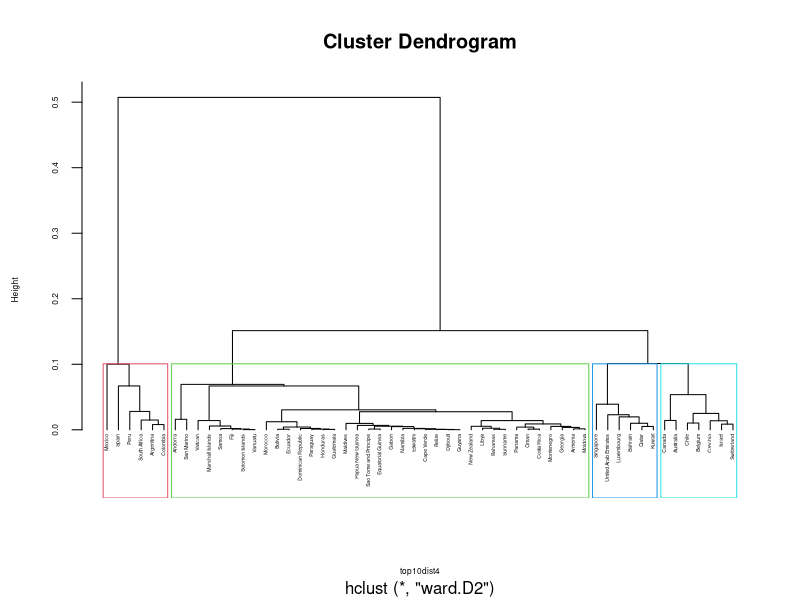

This chart was generated by the following R code: (Note: this script raises an error after producing the figure.)
### PROJECT 1 Covid19 - Statistics
# @authors: Ànnia, Rebecca, Rocío, Victor.



###################################################################
############ READING DATA FROM EXCEL/CSV COVID + EXTRA ############
###################################################################

install.packages("readr") 
install.packages("tidyverse")
library(readr)
library(tidyverse)


#setwd("~/AMAZON") !!!! Rebecca
top10 <- read.csv("B-top10Data.csv") # S3 !!!! Rebecca
top10 <- subset(top10, select = -c(X))
head(top10)   # mostrar 10 1es files cada colm
names(top10)  # mostrar nom colm

library(lubridate)
top10$date <- as.Date(top10$date, format="%Y-%m-%d")
#hist(top10$date, breaks=4)

#top10cluster - agrupem per location, code and continent & treiem na's fent la mitjana
top10clusterAll <- top10 %>%
  group_by(code, location, continent) %>%  # si date es posa aquí, apareix cada país per cada dia
  summarise(date = first(date),
            m_tcpm = mean(total_cases_per_million, na.rm = TRUE),   # si date es posa a summarise, apareix 1 país x 1 dia (agafa el 23 gen20)
            total_cases = mean(total_cases, na.rm = TRUE),
            new_cases = mean(new_cases, na.rm = TRUE),
            reproduction_rate = mean(reproduction_rate, na.rm = TRUE),
            total_deaths = mean(total_deaths, na.rm = TRUE),
            total_deaths_per_million = mean(total_deaths_per_million, na.rm = TRUE),
            new_deaths = mean(new_deaths, na.rm = TRUE),
            hospital_beds_per_thousand = mean(hospital_beds_per_thousand, na.rm = TRUE),
            total_tests = mean(total_tests, na.rm = TRUE),
            total_tests_per_thousand = mean(total_tests_per_thousand, na.rm = TRUE),
            population = first(population),
            population_density = first(population_density),
            median_age = first(median_age),
            gdp_per_capita = first(gdp_per_capita),
            obesity = first(obesity),
            cardiovascular_deaths = mean(cardiovascular_deaths, na.rm = TRUE),
            pulmonary_deaths = mean(pulmonary_deaths, na.rm = TRUE),
            diabetes_deaths = mean(diabetes_deaths, na.rm = TRUE),
            cancer_deaths = mean(cancer_deaths, na.rm = TRUE),
            #temp = mean(AverageTemperature, na.rm = TRUE),
            corruption = first(corruption),
            gov = first(gov),
            healthSecurity = first(healthSecurity)) %>%
  arrange(desc(m_tcpm))



# Transform na & nan to 0 or "no data"
top10clusterAll$obesity[is.na(top10clusterAll$obesity)] <- 0
top10clusterAll$population_density[is.na(top10clusterAll$population_density)] <- 0
top10clusterAll$median_age[is.na(top10clusterAll$median_age)] <- 0
top10clusterAll$gdp_per_capita[is.na(top10clusterAll$gdp_per_capita)] <- 0
top10clusterAll$corruption[is.na(top10clusterAll$corruption)] <- "no data"
top10clusterAll$gov[is.na(top10clusterAll$gov)] <- "no data"
top10clusterAll$healthSecurity[is.na(top10clusterAll$healthSecurity)] <- "no data"
top10clusterAll$reproduction_rate[is.nan(top10clusterAll$reproduction_rate)] <- 0
top10clusterAll$total_deaths[is.nan(top10clusterAll$total_deaths)] <- 0
top10clusterAll$total_deaths_per_million[is.nan(top10clusterAll$total_deaths_per_million)] <- 0
top10clusterAll$hospital_beds_per_thousand[is.nan(top10clusterAll$hospital_beds_per_thousand)] <- 0
top10clusterAll$total_tests_per_thousand[is.nan(top10clusterAll$total_tests_per_thousand)] <- 0
top10clusterAll$total_tests[is.nan(top10clusterAll$total_tests)] <- 0
top10clusterAll$new_deaths[is.nan(top10clusterAll$new_deaths)] <- 0
top10clusterAll$cardiovascular_deaths[is.nan(top10clusterAll$cardiovascular_deaths)] <- 0
top10clusterAll$pulmonary_deaths[is.nan(top10clusterAll$pulmonary_deaths)] <- 0
top10clusterAll$diabetes_deaths[is.nan(top10clusterAll$diabetes_deaths)] <- 0
top10clusterAll$cancer_deaths[is.nan(top10clusterAll$cancer_deaths)] <- 0
#top10clusterAll$temp[is.na(top10clusterAll$temp)] <- 0

# Comprovem que no hi ha na's
apply(
  is.na
  (top10clusterAll), 2, mean)
  
str(top10clusterAll) # x veure tipus dada. x clust: caràcters han ser factors 
top10clusterAll$location <- as.factor(top10clusterAll$location)
class(top10clusterAll$location)
top10clusterAll$continent <- as.factor(top10clusterAll$continent)
class(top10clusterAll$continent)
top10clusterAll$code <- as.factor(top10clusterAll$code)
class(top10clusterAll$code)
top10clusterAll$gov <- as.factor(top10clusterAll$gov)
class(top10clusterAll$gov)
top10clusterAll$corruption <- as.factor(top10clusterAll$corruption)
class(top10clusterAll$corruption)
top10clusterAll$healthSecurity <- as.factor(top10clusterAll$healthSecurity)
class(top10clusterAll$healthSecurity)
library(lubridate)
top10clusterAll$date <- as.Date(top10clusterAll$date, format="%Y-%m-%d")
class(top10clusterAll$date)



###################################################################
############        GENERAMOS LOS CLUSTERS            ############
###################################################################

# Quitamos United States y Brazil, pq las analizaremos en un grupo diferente
# Lo explicamos en el informe
top10cluster <-top10clusterAll[-c(13), ]
top10cluster <-top10cluster[-c(15),]

library(cluster)
str(top10cluster)
top10Matrix4 <- daisy(top10cluster[,c(5:23)], metric = "gower", stand=TRUE)
top10dist4 <- top10Matrix4^2
h4 <- hclust(top10dist4, method="ward.D2")
plot(h4, labels = top10cluster$location, hang = -1, cex = 0.3, cex.axis=0.5, cex.lab=0.5)

cluster4 <- cutree(h4, k=4)
table(cluster4)
rect.hclust(h4, k=4, border=2:5)

cluster <- cluster4
#View(cluster)

# Ajuntem la columna cluster al data frame top10cluster
top10cluster <- cbind(top10cluster, cluster)
top10cluster <- rename(top10cluster, cluster = "...27")
names(top10cluster)



###################################################################
############        PROFILING + KRUSKAL MODEL          ############
###################################################################

## Look at script -> "script R extra" -> "2_profiling_OK.R"
## Lo ponemos en otro script porque no es necesario que el pipeline ejecute ese código.



######################################################
############    SAVING CLUSTERS IN DF's   ############
######################################################

## Lineal Model by Top 10 - Cluster groups ##
## We have selected the cluster by countries on date 03-01-2021

# Cluster g1 (6)   -> Qatar, Bahrain, Luxembourg, Kuwait, United Arab Emirates,Singapore
# Cluster g2 (37)  -> San Marino, Andorra, Vatican, Panama, Montenegro, Armenia, Oman, Maldives, Moldova, 
#                     Costa Rica, Cape Verde, Georgia, Bahamas, Bolivia, Dominican Republic, Ecuador, Belize, Honduras, Morocco,             
#                     Suriname, Djibouti, Libya, Paraguay, Sao Tome and Principe, Guatemala, Eswatini, Gabon, Namibia, Guyana, 
#                     Equatorial Guinea, New Zealand, Marshall Islands, Papua New Guinea, Fiji, Solomon Islands, Samoa, Vanuatu
# Cluster g3 (7)   -> Chile, Israel, Belgium, Czechia, Switzerland, Canada, Australia
# Cluster g4 (6)   -> Mexico, Spain, Colombia, Peru, South Africa, Argentina
# Cluster g5 (2)   -> United States, Brazil



# Cluster g1
c_g1 <- top10 %>% 
  filter(location %in% c("Qatar", "Bahrain", "Luxembourg", "Kuwait", "United Arab Emirates","Singapore"))
table(c_g1$location)

c_g1_mean <- top10cluster %>% 
  filter(location %in% c("Qatar", "Bahrain", "Luxembourg", "Kuwait", "United Arab Emirates","Singapore"))

# Cluster g2
c_g2 <- top10 %>% 
  filter(location %in% c("Panama", "Montenegro", "Armenia", "Oman", "Maldives","Morocco", "Moldova", "Costa Rica", "Cape Verde", "Georgia", "Bahamas", "Bolivia", "Dominican Republic", "Ecuador", "Belize", "Honduras", "Suriname", "Djibouti", "Libya", "Paraguay", "Sao Tome and Principe", "Guatemala", "Eswatini", "Gabon", "Namibia", "Guyana",  "Equatorial Guinea", "New Zealand", "Marshall Islands", "Papua New Guinea","Fiji", "Solomon Islands", "Samoa", "Vanuatu"))
table(c_g2$location)

c_g2_mean <- top10cluster %>% 
  filter(location %in% c("Panama", "Montenegro", "Armenia", "Oman", "Maldives","Morocco", "Moldova", "Costa Rica", "Cape Verde", "Georgia", "Bahamas", "Bolivia", "Dominican Republic", "Ecuador", "Belize", "Honduras", "Suriname", "Djibouti", "Libya", "Paraguay", "Sao Tome and Principe", "Guatemala", "Eswatini", "Gabon", "Namibia", "Guyana",  "Equatorial Guinea", "New Zealand", "Marshall Islands", "Papua New Guinea","Fiji", "Solomon Islands", "Samoa", "Vanuatu"))

# Cluster g3
c_g3 <- top10 %>% 
  filter(location %in% c("Chile", "Israel", "Belgium", "Czechia", "Switzerland", "Canada","Australia"))
table(c_g3$location)

c_g3_mean <- top10cluster %>% 
  filter(location %in% c("Chile", "Israel", "Belgium", "Czechia", "Switzerland", "Canada","Australia"))

# Cluster g4
c_g4 <- top10 %>% 
  filter(location %in% c("Peru", "Spain", "Argentina", "Colombia", "South Africa", "Mexico"))
table(c_g4$location)

c_g4_mean <- top10cluster %>% 
  filter(location %in% c("Peru", "Spain", "Argentina", "Colombia", "South Africa", "Mexico"))

# Cluster g5
c_g5 <- top10 %>% 
  filter(location %in% c("United States", "Brazil"))
table(c_g5$location)

c_g5_mean <- top10clusterAll %>% 
  filter(location %in% c("United States", "Brazil"))




################################################################
############    MATRIX CORRELATION CLUSTER GROUPS   ############
################################################################

# We will see here what are more significant correlation variables, for each group cluster

#install.packages("PerformanceAnalytics")
#install.packages("corrplot")
#library(corrplot)
#library(PerformanceAnalytics)

# Cluster g1 - Matrix correlation -> variables temporales
#chart.Correlation(c_g1[,c(5:11,13,14)], histogram = FALSE, method = "pearson")

# Cluster g1 - Matrix correlation -> variables NO temporales (lo hacemos con la media)
#chart.Correlation(c_g1_mean[,c(5:23)], histogram = FALSE, method = "pearson")

# Cluster g2 - Matrix correlation -> variables temporales
#chart.Correlation(c_g2[,c(5:11,13,14)], histogram = FALSE, method = "pearson")

# Cluster g2 - Matrix correlation -> variables NO temporales (lo hacemos con la media)
#chart.Correlation(c_g2_mean[,c(5:23)], histogram = FALSE, method = "pearson")

# Cluster g3 - Matrix correlation -> variables temporales
#chart.Correlation(c_g3[,c(5:11,13,14)], histogram = FALSE, method = "pearson")

# Cluster g3 - Matrix correlation -> variables NO temporales (lo hacemos con la media)
#chart.Correlation(c_g3_mean[,c(5:23)], histogram = FALSE, method = "pearson")

# Cluster g4 - Matrix correlation -> variables temporales
#chart.Correlation(c_g4[,c(5:11,13,14)], histogram = FALSE, method = "pearson")

# Cluster g4 - Matrix correlation -> variables NO temporales (lo hacemos con la media)
#chart.Correlation(c_g4_mean[,c(5:23)], histogram = FALSE, method = "pearson")

# Cluster g5 - Matrix correlation -> variables temporales
#chart.Correlation(c_g5[,c(5:11,13,14)], histogram = FALSE, method = "pearson")
                  
# Cluster g5 - Matrix correlation -> variables NO temporales (lo hacemos con la media)
# We can't do the correlation because we only have 2 countries


# Cluster g1 - Significancia categóricas
# g1_aov <- aov(m_tcpm ~ corruption, data = c_g1_mean) 
# g1_aov <- aov(total_cases ~ corruption, data = c_g1_mean) 
# g1_aov <- aov(new_cases ~ corruption, data = c_g1_mean) 
# g1_aov <- aov(total_deaths ~ corruption, data = c_g1_mean) 
# g1_aov <- aov(total_deaths_per_million ~ corruption, data = c_g1_mean) 
# g1_aov <- aov(total_tests ~ corruption, data = c_g1_mean) 
# g1_aov <- aov(total_tests_per_thousand ~ corruption, data = c_g1_mean) 
# g1_aov <- aov(population ~ corruption, data = c_g1_mean) 
# g1_aov <- aov(cardiovascular_deaths ~ corruption, data = c_g1_mean) 
# g1_aov <- aov(pulmonary_deaths ~ corruption, data = c_g1_mean)
# g1_aov <- aov(diabetes_deaths ~ corruption, data = c_g1_mean) 
# summary(g1_aov)


# Para 'healthSecurity' como solo tiene 1 level, no se pueden aplicar ni Anova, ni Ttest
# y hemos decidido que sea SIGNIFICATIVA pq todos los valores del cluster tienen el mismo valor




#################################################################
############   CLUSTER 1 - LINIAL MODEL PREDICTION   ############
#################################################################

# Seleccionamos las categóricas que nos dieron resultados más significativos 
lm_c_g1 <- lm(new_cases ~ total_cases + total_cases_per_million + total_deaths + 
                total_deaths_per_million + total_tests_per_thousand + total_tests + new_deaths + 
                population + cardiovascular_deaths + pulmonary_deaths + diabetes_deaths + date, c_g1)
summary(lm_c_g1)


# Cogemos los datos del cluster g1, para la fecha más actual del dataframe
# Duda: ¿Está bien coger sólo 1 día o tendríamos que haber cogido más para hacer la predicción?
g1_pred_subset <- subset(c_g1, date == max(c_g1$date))

# Hacemos la media de las variables para tener los datos medios del cluster
g1_mean_tc <- mean(g1_pred_subset$total_cases, na.rm = TRUE)
g1_mean_tcpm <- mean(g1_pred_subset$total_cases_per_million, na.rm = TRUE)
g1_mean_td <- mean(g1_pred_subset$total_deaths,na.rm = TRUE)
g1_mean_tdpm <- mean(g1_pred_subset$total_deaths_per_million, na.rm = TRUE)
g1_mean_ttpt <- mean(g1_pred_subset$total_tests_per_thousand, na.rm = TRUE)
g1_mean_tt <- mean(g1_pred_subset$total_tests, na.rm = TRUE)
g1_mean_nd <- mean(g1_pred_subset$new_deaths, na.rm = TRUE)
g1_mean_p <- mean(g1_pred_subset$population, na.rm = TRUE)
g1_mean_cd <- mean(g1_pred_subset$cardiovascular_deaths, na.rm = TRUE)
g1_mean_pd <- mean(g1_pred_subset$pulmonary_deaths, na.rm = TRUE)
g1_mean_dd <- mean(g1_pred_subset$diabetes_deaths, na.rm = TRUE)

today <- Sys.Date()-1

# mean_tc_c1 
g1_df_pred <- data.frame(date=c(today),
                         total_cases=c(g1_mean_tc),
                         total_cases_per_million=c(g1_mean_tcpm),
                         total_deaths=c(g1_mean_td),
                         total_deaths_per_million=c(g1_mean_tdpm),
                         total_tests_per_thousand=c(g1_mean_ttpt),
                         total_tests=c(g1_mean_tt),
                         new_deaths=c(g1_mean_nd),
                         population=c(g1_mean_p),
                         cardiovascular_deaths=c(g1_mean_cd),
                         pulmonary_deaths=c(g1_mean_pd),
                         diabetes_deaths=c(g1_mean_dd))


# hacemos prediccion
g1_pred_new_cases <- predict(object=lm_c_g1, newdata=g1_df_pred)

# creamos df con la prediccion y fecha actual
g1_pred_df_result <- data.frame(date=g1_df_pred$date,g1_pred_new_cases)

# Leemos las predicciones anteriores...
g1_pred_df_final <- read.csv("C-top10Cluster1Pred.csv")  # S3 !!!! Rebecca
g1_pred_df_final$date <- as.Date(g1_pred_df_final$date, format="%Y-%m-%d")
g1_pred_df_final <- subset(g1_pred_df_final, select = -c(X))

# creamos un df con las predicciones anteriores + actual
g1_pred_df_final <- rbind(g1_pred_df_final,g1_pred_df_result)

# Export predictions for each cluster
write.csv(g1_pred_df_final, file = "C-top10Cluster1Pred.csv")  # S3 !!!! Rebecca



#################################################################
############   CLUSTER 2 - LINIAL MODEL PREDICTION   ############
#################################################################


# Cogemos los datos del cluster g1, para la fecha más actual del dataframe
# Duda: ¿Está bien coger sólo 1 día o tendríamos que haber cogido más para hacer la predicción?
g2_pred_subset <- subset(c_g2, date == max(c_g2$date))

# Hacemos la media de las variables para tener los datos medios del cluster
# eliminamos total_tests_per_thousand y total_tests de la prediccion porque en este cluster hay demasiados NA's
g2_mean_tc <- mean(g2_pred_subset$total_cases, na.rm = TRUE, nan.rm = TRUE)
g2_mean_tcpm <- mean(g2_pred_subset$total_cases_per_million, na.rm = TRUE, nan.rm = TRUE)
g2_mean_td <- mean(g2_pred_subset$total_deaths, na.rm = TRUE, nan.rm = TRUE)
g2_mean_tdpm <- mean(g2_pred_subset$total_deaths_per_million, na.rm = TRUE, nan.rm = TRUE)
#g2_mean_ttpt <- mean(g2_pred_subset$total_tests_per_thousand, na.rm = TRUE, nan.rm = TRUE)
#g2_mean_tt <- mean(g2_pred_subset$total_tests, na.rm = TRUE, nan.rm = TRUE)
g2_mean_nd <- mean(g2_pred_subset$new_deaths, na.rm = TRUE, nan.rm = TRUE)
g2_mean_p <- mean(g2_pred_subset$population, na.rm = TRUE, nan.rm = TRUE)
g2_mean_pod <- mean(g2_pred_subset$population_density, na.rm = TRUE, nan.rm = TRUE)
g2_mean_ma <- mean(g2_pred_subset$median_age, na.rm = TRUE, nan.rm = TRUE)
g2_mean_cd <- mean(g2_pred_subset$cardiovascular_deaths, na.rm = TRUE, nan.rm = TRUE)
g2_mean_pd <- mean(g2_pred_subset$pulmonary_deaths, na.rm = TRUE, nan.rm = TRUE)
g2_mean_dd <- mean(g2_pred_subset$diabetes_deaths, na.rm = TRUE, nan.rm = TRUE)
g2_mean_cad <- mean(g2_pred_subset$cancer_deaths, na.rm = TRUE, nan.rm = TRUE)


today2 <- Sys.Date()-1

# mean_tc_g2 
g2_df_pred <- data.frame(date=c(today2),
                         total_cases=c(g2_mean_tc),
                         total_cases_per_million=c(g2_mean_tcpm),
                         total_deaths=c(g2_mean_td),
                         total_deaths_per_million=c(g2_mean_tdpm),
                         new_deaths=c(g2_mean_nd),
                         population=c(g2_mean_p),
                         population_density=c(g2_mean_pod),
                         median_age=c(g2_mean_ma),
                         cardiovascular_deaths=c(g2_mean_cd),
                         pulmonary_deaths=c(g2_mean_pd),
                         diabetes_deaths=c(g2_mean_dd),
                         cancer_deaths=c(g2_mean_cad))


# Seleccionamos las categóricas que nos dieron resultados más significativos 

lm_c_g2 <- lm(new_cases ~ total_cases + total_cases_per_million + total_deaths + 
                total_deaths_per_million + new_deaths + population + population_density + 
                median_age + cardiovascular_deaths + pulmonary_deaths + diabetes_deaths + cancer_deaths + date, c_g2)
summary(lm_c_g2)


# hacemos prediccion
g2_pred_new_cases <- predict(object=lm_c_g2, newdata=g2_df_pred)

# creamos df con la prediccion y fecha actual
g2_pred_df_result <- data.frame(date=g2_df_pred$date,g2_pred_new_cases)

# Leemos las predicciones anteriores...
g2_pred_df_final <- read.csv("C-top10Cluster2Pred.csv")  # S3 !!!! Rebecca
g2_pred_df_final$date <- as.Date(g2_pred_df_final$date, format="%Y-%m-%d")
g2_pred_df_final <- subset(g2_pred_df_final, select = -c(X))

# creamos un df con las predicciones anteriores + actual
g2_pred_df_final <- rbind(g2_pred_df_final,g2_pred_df_result)


# Export predictions for each cluster
write.csv(g2_pred_df_final, file = "C-top10Cluster2Pred.csv")  # S3 !!!! Rebecca


#################################################################
############   CLUSTER 3 - LINIAL MODEL PREDICTION   ############
#################################################################

lm_c_g3 <- lm(new_cases ~ total_cases + total_cases_per_million + total_deaths +
                total_deaths_per_million +  new_deaths + population + cardiovascular_deaths + 
                pulmonary_deaths + cancer_deaths + date, c_g3)
#summary(lm_c_g3)

# Cogemos los datos del cluster g3, para la fecha más actual del dataframe
# Duda: ¿Está bien coger sólo 1 día o tendríamos que haber cogido más para hacer la predicción?
g3_pred_subset <- subset(c_g3, date == max(c_g3$date))

# Hacemos la media de las variables para tener los datos medios del cluster
# eliminamos total_tests_per_thousand y total_tests de la prediccion porque en este cluster hay demasiados NA's
g3_mean_tc <- mean(g3_pred_subset$total_cases, na.rm = TRUE)
g3_mean_tcpm <- mean(g3_pred_subset$total_cases_per_million, na.rm = TRUE)
g3_mean_td <- mean(g3_pred_subset$total_deaths,na.rm = TRUE)
g3_mean_tdpm <- mean(g3_pred_subset$total_deaths_per_million, na.rm = TRUE)
#g3_mean_ttpt <- mean(g3_pred_subset$total_tests_per_thousand, na.rm = TRUE)
#g3_mean_tt <- mean(g3_pred_subset$total_tests, na.rm = TRUE)
g3_mean_nd <- mean(g3_pred_subset$new_deaths, na.rm = TRUE)
g3_mean_p <- mean(g3_pred_subset$population, na.rm = TRUE)
g3_mean_cd <- mean(g3_pred_subset$cardiovascular_deaths, na.rm = TRUE)
g3_mean_pd <- mean(g3_pred_subset$pulmonary_deaths, na.rm = TRUE)
g3_mean_cad <- mean(g3_pred_subset$cancer_deaths, na.rm = TRUE)

today3 <- Sys.Date()-1

# mean_tc_g3
g3_df_pred <- data.frame(date=c(today3),
                         total_cases=c(g3_mean_tc),
                         total_cases_per_million=c(g3_mean_tcpm),
                         total_deaths=c(g3_mean_td),
                         total_deaths_per_million=c(g3_mean_tdpm),
                         new_deaths=c(g3_mean_nd),
                         population=c(g3_mean_p),
                         cardiovascular_deaths=c(g3_mean_cd),
                         pulmonary_deaths=c(g3_mean_pd),
                         cancer_deaths=c(g3_mean_cad))

# eliminamos las columnas que la media da NA o nan
# g3_df_pred <- g3_df_pred[ , colSums(is.na(g3_df_pred)) == 0]

# hacemos prediccion
g3_pred_new_cases <- predict(object=lm_c_g3, newdata=g3_df_pred)

# creamos df con la prediccion y fecha actual
g3_pred_df_result <- data.frame(date=g3_df_pred$date,g3_pred_new_cases)

# Leemos las predicciones anteriores...
g3_pred_df_final <- read.csv("C-top10Cluster3Pred.csv")  # S3 !!!! Rebecca
g3_pred_df_final$date <- as.Date(g3_pred_df_final$date, format="%Y-%m-%d")
g3_pred_df_final <- subset(g3_pred_df_final, select = -c(X))

# creamos un df con las predicciones anteriores + actual
g3_pred_df_final <- rbind(g3_pred_df_final,g3_pred_df_result)

# Export predictions for each cluster
write.csv(g3_pred_df_final, file = "C-top10Cluster3Pred.csv")  # S3 !!!! Rebecca



#################################################################
############   CLUSTER 4 - LINIAL MODEL PREDICTION   ############
#################################################################

lm_c_g4 <- lm(new_cases ~ total_cases + total_cases_per_million + total_deaths +
                total_deaths_per_million + new_deaths +
                population + median_age + gdp_per_capita + cardiovascular_deaths + diabetes_deaths + date, c_g4)
#summary(lm_c_g4)

# Cogemos los datos del cluster g4, para la fecha más actual del dataframe
# Duda: ¿Está bien coger sólo 1 día o tendríamos que haber cogido más para hacer la predicción?
g4_pred_subset <- subset(c_g4, date == max(c_g4$date))

# Hacemos la media de las variables para tener los datos medios del cluster
# eliminamos total_tests_per_thousand y total_tests de la prediccion porque en este cluster hay demasiados NA's
g4_mean_tc <- mean(g4_pred_subset$total_cases, na.rm = TRUE)
g4_mean_tcpm <- mean(g4_pred_subset$total_cases_per_million, na.rm = TRUE)
g4_mean_td <- mean(g4_pred_subset$total_deaths,na.rm = TRUE)
g4_mean_tdpm <- mean(g4_pred_subset$total_deaths_per_million, na.rm = TRUE)
#g4_mean_ttpt <- mean(g4_pred_subset$total_tests_per_thousand, na.rm = TRUE)
#g4_mean_tt <- mean(g4_pred_subset$total_tests, na.rm = TRUE)
g4_mean_nd <- mean(g4_pred_subset$new_deaths, na.rm = TRUE)
g4_mean_p <- mean(g4_pred_subset$population, na.rm = TRUE)
g4_mean_ma <- mean(g4_pred_subset$median_age, na.rm = TRUE)
g4_mean_gdp <- mean(g4_pred_subset$gdp_per_capita, na.rm = TRUE)
g4_mean_cd <- mean(g4_pred_subset$cardiovascular_deaths, na.rm = TRUE)
g4_mean_dd <- mean(g4_pred_subset$diabetes_deaths, na.rm = TRUE)

today4 <- Sys.Date()-1

g4_df_pred <- data.frame(date=c(today4),
                         total_cases=c(g4_mean_tc),
                         total_cases_per_million=c(g4_mean_tcpm),
                         total_deaths=c(g4_mean_td),
                         total_deaths_per_million=c(g4_mean_tdpm),
                         new_deaths=c(g4_mean_nd),
                         population=c(g4_mean_p),
                         median_age=c(g4_mean_ma),
                         gdp_per_capita=c(g4_mean_gdp),
                         cardiovascular_deaths=c(g4_mean_cd),
                         diabetes_deaths=c(g4_mean_dd))


# hacemos prediccion
g4_pred_new_cases <- predict(object=lm_c_g4, newdata=g4_df_pred)

# creamos df con la prediccion y fecha actual
g4_pred_df_result <- data.frame(date=g4_df_pred$date,g4_pred_new_cases)

# Leemos las predicciones anteriores...
g4_pred_df_final <- read.csv("C-top10Cluster4Pred.csv")   # S3 !!!! Rebecca
g4_pred_df_final$date <- as.Date(g4_pred_df_final$date, format="%Y-%m-%d")
g4_pred_df_final <- subset(g4_pred_df_final, select = -c(X))

# creamos un df con las predicciones anteriores + actual
g4_pred_df_final <- rbind(g4_pred_df_final,g4_pred_df_result)

# Export predictions for each cluster
write.csv(g4_pred_df_final, file = "C-top10Cluster4Pred.csv")  # S3 !!!! Rebecca


#################################################################
############   CLUSTER 5 - LINIAL MODEL PREDICTION   ############
#################################################################

lm_c_g5 <- lm(new_cases ~ total_cases + total_cases_per_million + total_deaths +
                total_deaths_per_million + new_deaths +
                population + cardiovascular_deaths + pulmonary_deaths + diabetes_deaths + date, c_g5)
#summary(lm_c_g5)

# Cogemos los datos del cluster g5, para la fecha más actual del dataframe
# Duda: ¿Está bien coger sólo 1 día o tendríamos que haber cogido más para hacer la predicción?
g5_pred_subset <- subset(c_g5, date == max(c_g5$date))

# Hacemos la media de las variables para tener los datos medios del cluster
# eliminamos total_tests_per_thousand y total_tests de la prediccion porque en este cluster hay demasiados NA's
g5_mean_tc <- mean(g5_pred_subset$total_cases, na.rm = TRUE)
g5_mean_tcpm <- mean(g5_pred_subset$total_cases_per_million, na.rm = TRUE)
g5_mean_td <- mean(g5_pred_subset$total_deaths,na.rm = TRUE)
g5_mean_tdpm <- mean(g5_pred_subset$total_deaths_per_million, na.rm = TRUE)
#g5_mean_ttpt <- mean(g5_pred_subset$total_tests_per_thousand, na.rm = TRUE)
#g5_mean_tt <- mean(g5_pred_subset$total_tests, na.rm = TRUE)
g5_mean_nd <- mean(g5_pred_subset$new_deaths, na.rm = TRUE)
g5_mean_p <- mean(g5_pred_subset$population, na.rm = TRUE)
g5_mean_cd <- mean(g5_pred_subset$cardiovascular_deaths, na.rm = TRUE)
g5_mean_pd <- mean(g5_pred_subset$pulmonary_deaths, na.rm = TRUE)
g5_mean_dd <- mean(g5_pred_subset$diabetes_deaths, na.rm = TRUE)

today5 <- Sys.Date()-1

g5_df_pred <- data.frame(date=c(today5),
                         total_cases=c(g5_mean_tc),
                         total_cases_per_million=c(g5_mean_tcpm),
                         total_deaths=c(g5_mean_td),
                         total_deaths_per_million=c(g5_mean_tdpm),
                         new_deaths=c(g5_mean_nd),
                         population=c(g5_mean_p),
                         pulmonary_deaths=c(g5_mean_pd),
                         cardiovascular_deaths=c(g5_mean_cd),
                         diabetes_deaths=c(g5_mean_dd))


# hacemos prediccion
g5_pred_new_cases <- predict(object=lm_c_g5, newdata=g5_df_pred)

# creamos df con la prediccion y fecha actual
g5_pred_df_result <- data.frame(date=g5_df_pred$date,g5_pred_new_cases)

# Leemos las predicciones anteriores...
g5_pred_df_final <- read.csv("C-top10Cluster5Pred.csv")  # S3 !!!! Rebecca
g5_pred_df_final$date <- as.Date(g5_pred_df_final$date, format="%Y-%m-%d")
g5_pred_df_final <- subset(g5_pred_df_final, select = -c(X))

# creamos un df con las predicciones anteriores + actual
g5_pred_df_final <- rbind(g5_pred_df_final,g5_pred_df_result)

# Export predictions for each cluster
write.csv(g5_pred_df_final, file = "C-top10Cluster5Pred.csv")  # S3 !!!! Rebecca
